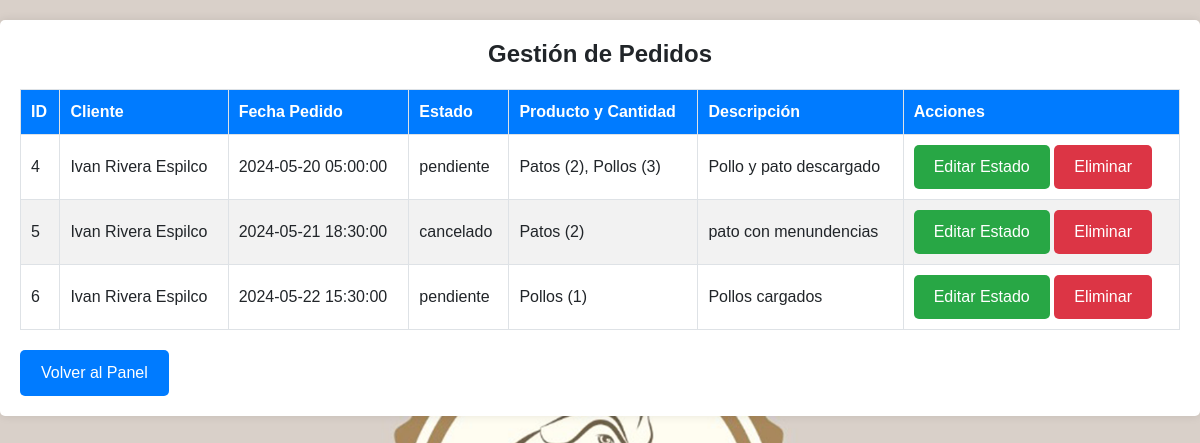
Page /pedidos.php (signed in) on the earlier database version.
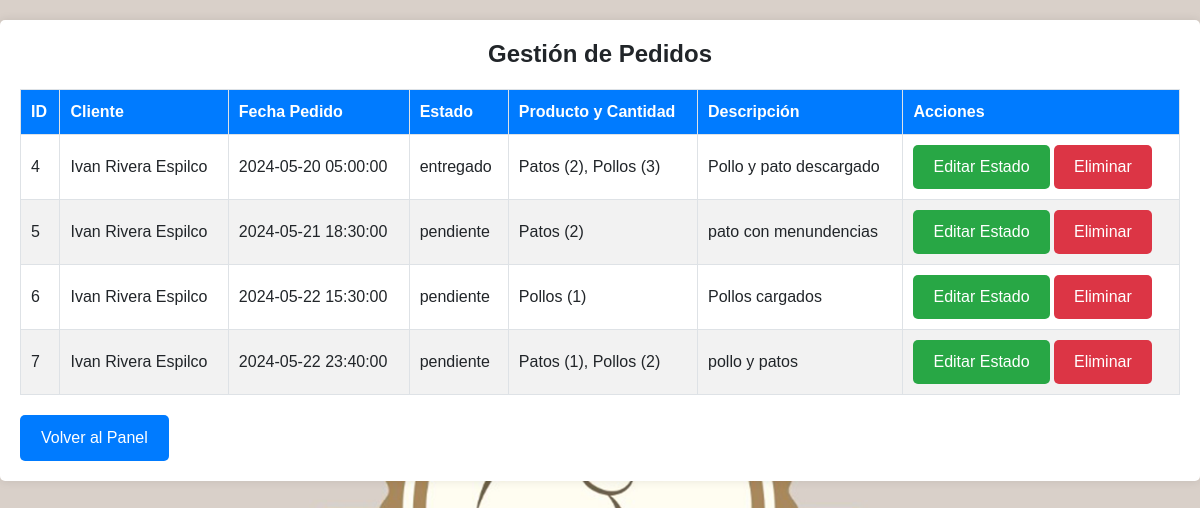
Same page on the later database version.
### tables this page shows
CREATE TABLE `pedidos` (
  `id` int(11) NOT NULL,
  `usuario_id` int(11) DEFAULT NULL,
  `fecha_pedido` timestamp NOT NULL DEFAULT current_timestamp(),
  `estado` enum('pendiente','aprobado','en_camino','entregado','cancelado') DEFAULT 'pendiente',
  `date_created` timestamp NOT NULL DEFAULT current_timestamp(),
  `date_modified` timestamp NOT NULL DEFAULT current_timestamp() ON UPDATE current_timestamp()
);

CREATE TABLE `usuarios` (
  `id` int(11) NOT NULL,
  `nombre_apellidos` varchar(255) NOT NULL,
  `usuario` varchar(50) NOT NULL,
  `email` varchar(100) NOT NULL,
  `password` varchar(255) NOT NULL,
  `direccion` varchar(255) DEFAULT NULL,
  `telefono` varchar(20) DEFAULT NULL,
  `dni` varchar(20) DEFAULT NULL,
  `rol_id` int(11) DEFAULT NULL,
  `date_created` timestamp NOT NULL DEFAULT current_timestamp(),
  `date_modified` timestamp NOT NULL DEFAULT current_timestamp() ON UPDATE current_timestamp()
);

### pedidos.php (the view, shortened to what this page needs)
<?php
include 'conexion.php';
$sql = "SELECT p.*, u.nombre_apellidos, GROUP_CONCAT(CONCAT(productos.nombre, ' (', detalles_pedido.cantidad, ')') SEPARATOR ', ') AS detalles, detalles_pedido.descripcion_pedido
        FROM pedidos p
        JOIN usuarios u ON p.usuario_id = u.id
        LEFT JOIN detalles_pedido ON p.id = detalles_pedido.pedido_id
        LEFT JOIN productos ON detalles_pedido.producto_id = productos.id
        GROUP BY p.id";
$result = $conn->query($sql);
$pedidos = array();
while ($row = $result->fetch_assoc()) {
    $pedidos[] = $row;
}
?>
<!DOCTYPE html>
<html lang="es">
<head>
    <link href="https://cdn.jsdelivr.net/npm/bootstrap@5.3.0-alpha1/dist/css/bootstrap.min.css" rel="stylesheet">
</head>
<body>
<div class="container">
    <h2>Gestión de Pedidos</h2>
    <table>
        <thead>
        <tr>
            <th>ID</th>
            <th>Cliente</th>
            <th>Fecha Pedido</th>
            <th>Estado</th>
            <th>Producto y Cantidad</th>
            <th>Descripción</th>
            <th>Acciones</th>
        </tr>
        </thead>
        <tbody>
        <?php foreach ($pedidos as $pedido): ?>
            <tr>
                <td><?php echo $pedido['id']; ?></td>
                <td><?php echo htmlspecialchars($pedido['nombre_apellidos']); ?></td>
                <td><?php echo $pedido['fecha_pedido']; ?></td>
                <td><?php echo $pedido['estado']; ?></td>
                <td><?php echo htmlspecialchars($pedido['detalles']); ?></td>
                <td><?php echo htmlspecialchars($pedido['descripcion_pedido']); ?></td>
                <td>
                    <a href="editar_pedido.php?id=<?php echo $pedido['id']; ?>" class="btn btn-edit">Editar Estado</a>
                    <?php if ($_SESSION['rol_id'] == 1): ?>
                        <a href="eliminar_pedido.php?id=<?php echo $pedido['id']; ?>" class="btn btn-delete" onclick="return confirm('¿Estás seguro de que deseas eliminar este pedido?')">Eliminar</a>
                    <?php endif; ?>
                </td>
            </tr>
        <?php endforeach; ?>
        </tbody>
    </table>
    <a href="panel.php" class="btn">Volver al Panel</a>
</div>
</body>
</html>

### pedidos.php (style rules this page uses)
body { background-image: url('img/pollo.png'); background-size: cover; background-position: center; background-repeat: no-repeat; height: 88vh; font-family: Arial, sans-serif; }
.container { max-width: 1200px; margin: 20px auto; padding: 20px; background-color: #fff; border-radius: 5px; box-shadow: 0 0 10px rgba(0, 0, 0, 0.1); }
h2 { font-size: 24px; font-weight: bold; margin-bottom: 20px; text-align: center; }
.btn { display: inline-block; background-color: #007bff; color: #fff; text-decoration: none; padding: 10px 20px; border-radius: 5px; transition: background-color 0.3s ease; }
.btn-edit { background-color: #28a745; color: #fff; border: none; }
.btn-delete { background-color: #dc3545; color: #fff; border: none; }
table { width: 100%; border-collapse: collapse; margin-bottom: 20px; }
th, td { border: 1px solid #dee2e6; padding: 10px; text-align: left; }
th { background-color: #007bff; color: #fff; }
tr:nth-child(even) { background-color: #f2f2f2; }

Differences in the rows shown:
changed pedidos id 4: estado "pendiente" → "entregado"
changed pedidos id 5: estado "cancelado" → "pendiente"
added pedidos: id "7", usuario.nombre_apellidos "Ivan Rivera Espilco", fecha_pedido "2024-05-22 23:40:00", estado "pendiente", detalles "Patos (1), Pollos (2)", descripcion_pedido "pollo y patos"
